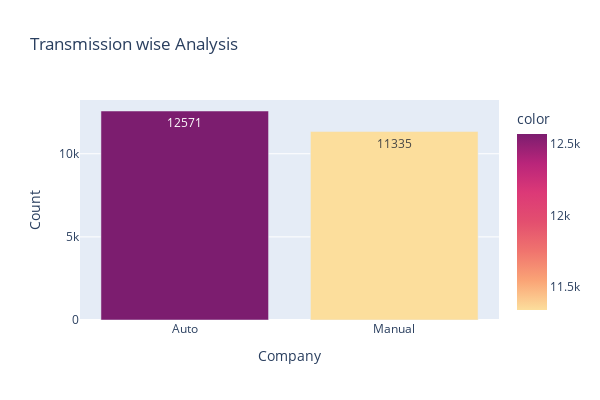

Notebook code for this chart:
### Code cell
fig = px.bar(df, x=df['Transmission'].unique(), y=df['Transmission'].value_counts(),
            title='Transmission wise Analysis', width=600, height=400,
            text=df['Transmission'].value_counts(), color=df['Transmission'].value_counts(),
            color_continuous_scale='Sunsetdark', labels={"x":"Company", "y":"Count"})

fig.show()

### Figure 1 — Plotly figure (JSON) as saved in the notebook; plotly's stock layout.template omitted (floating-point values rounded to 4 significant figures)
{"data": [{"alignmentgroup": "True", "hovertemplate": "Company=%{x}<br>Count=%{y}<br>text=%{text}<br>color=%{marker.color}<extra></extra>", "legendgroup": "", "marker": {"color": [12571, 11335], "coloraxis": "coloraxis", "pattern": {"shape": ""}}, "name": "", "offsetgroup": "", "orientation": "v", "showlegend": false, "text": [12571, 11335], "textposition": "auto", "type": "bar", "x": ["Auto", "Manual"], "xaxis": "x", "y": [12571, 11335], "yaxis": "y"}], "layout": {"barmode": "relative", "coloraxis": {"colorbar": {"title": {"text": "color"}}, "colorscale": [[0, "rgb(252, 222, 156)"], [0.1667, "rgb(250, 164, 118)"], [0.3333, "rgb(240, 116, 110)"], [0.5, "rgb(227, 79, 111)"], [0.6667, "rgb(220, 57, 119)"], [0.8333, "rgb(185, 37, 122)"], [1, "rgb(124, 29, 111)"]]}, "height": 400, "legend": {"tracegroupgap": 0}, "title": {"text": "Transmission wise Analysis"}, "width": 600, "xaxis": {"anchor": "y", "domain": [0, 1], "title": {"text": "Company"}}, "yaxis": {"anchor": "x", "domain": [0, 1], "title": {"text": "Count"}}}}
